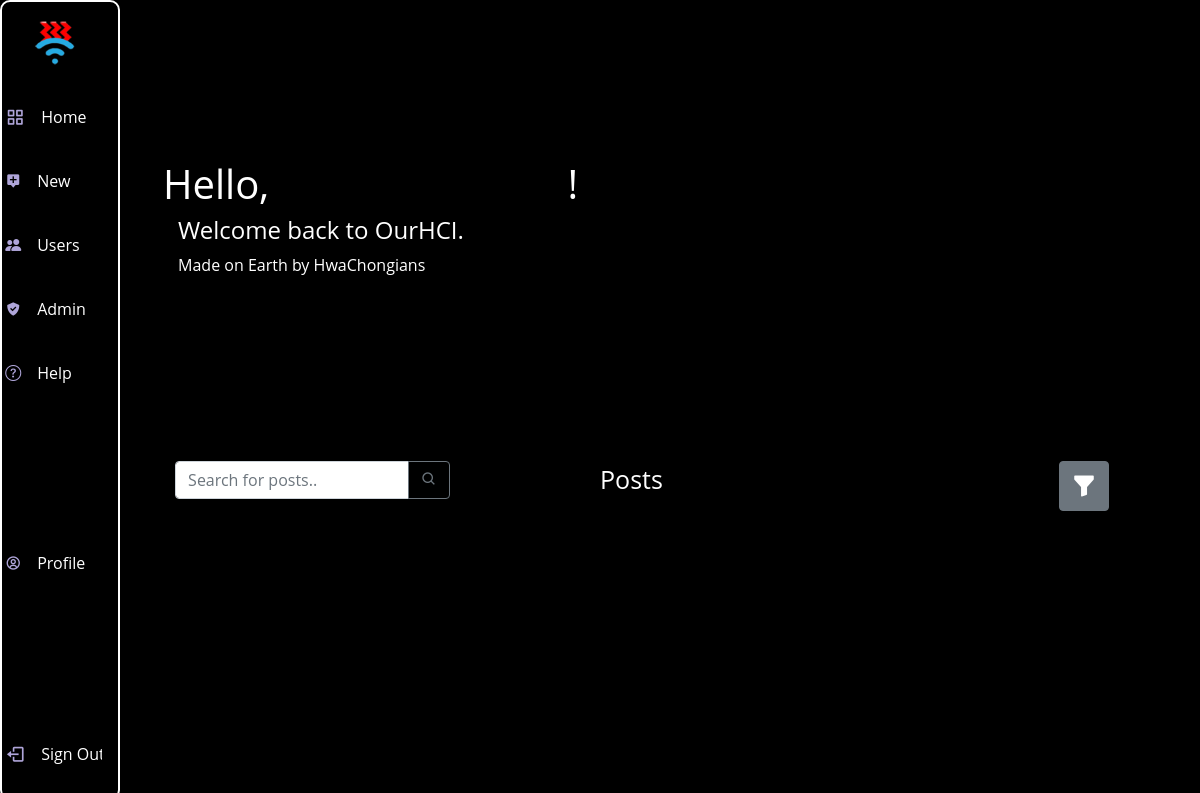
Before: /following (signed in) with the older database file.
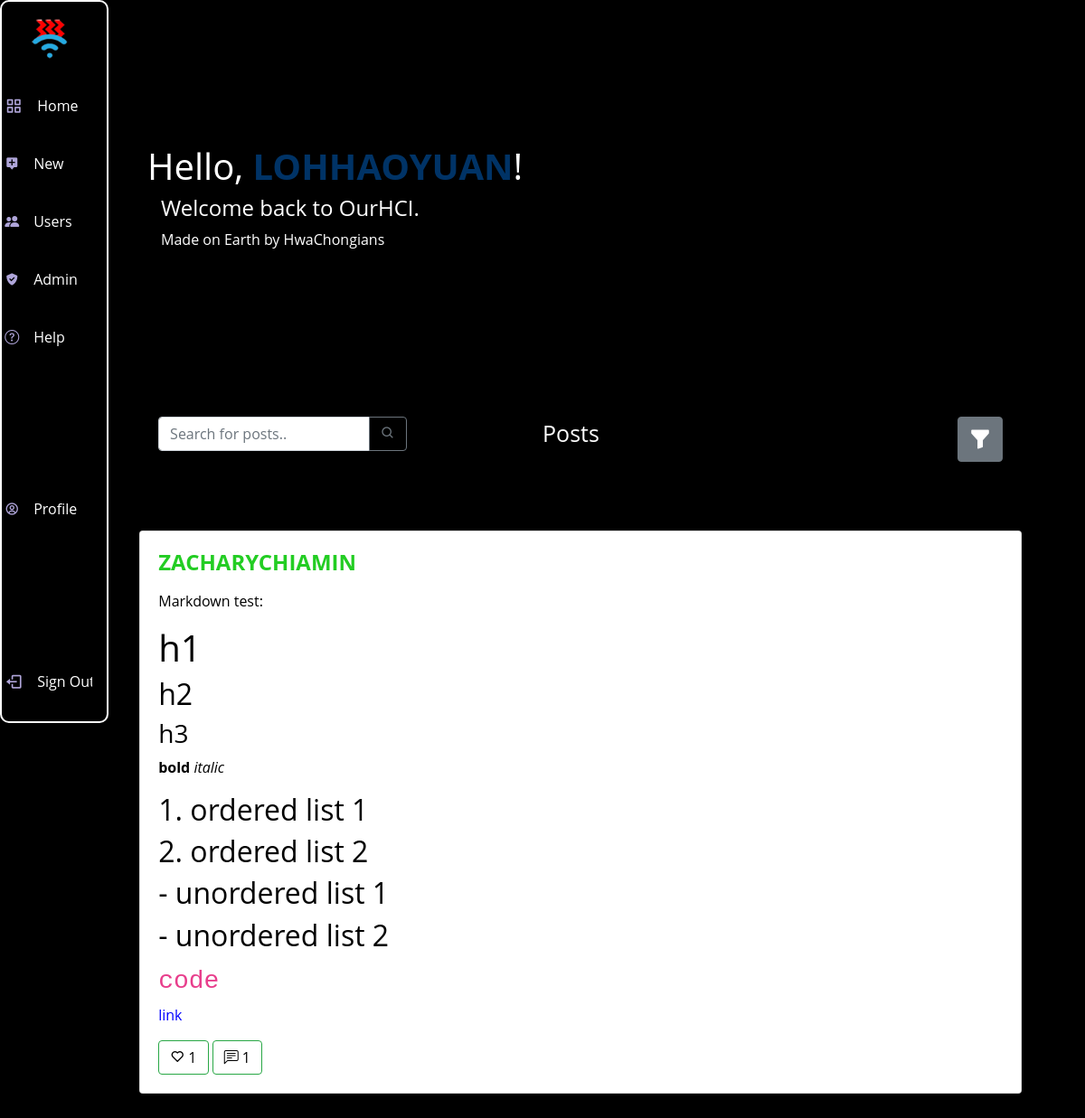
After: the same page with the newer database file.
### ourapp/models.py (models this page shows)
class User(AbstractUser):
    hciclass = models.CharField(max_length=3, null=False, blank=False)
    consortium = models.CharField(max_length=8, null=True, blank=True)
    bio = models.TextField(max_length=500, null=True, blank=True)
    reputation = models.IntegerField(null=False, blank=False, default=100)
    email = models.EmailField(null=False, max_length=26, blank=False)
    reputation_multiplier = models.IntegerField(default = 1)
    darkModeOn = models.BooleanField(default=True)
    name_colour = models.CharField(max_length=7, default="#000000")

class Post(models.Model):
    user = models.ForeignKey(User, on_delete=models.CASCADE)
    content = models.TextField(null=False)
    likes = models.IntegerField(default=0)
    comments = models.IntegerField(default=0)

### ourapp/views.py (the view)
# urls.py: path("following", views.following, name="following"),
def following(request):
    user = request.user
    developer = user.groups.filter(name='Developer').exists()
    following = list(())
    following_set = UserFollow.objects.all().filter(follower = request.user)
    for follow in following_set:
        following.append(follow.following)
    feed = Post.objects.all().filter(user__in=following).order_by('-id')
    return render(request, "ourapp/index.html", {
        "developer": developer,
        "feed": feed,
    })

### ourapp/templates/ourapp/index.html (shortened to what this page needs)
{% extends "ourapp/layout.html" %}
{% block body %}
    <div>
        {% if user.is_authenticated %}
            <div class="p-5 mb-4 rounded-3" id="{{user.name_colour}}">
                <div class="container-fluid py-5">
                <h1 class="display-5 fw-bold">Hello, <strong>{{user}}</strong>!</h1>
                <h4 class="col-md-8 fs-4">Welcome back to OurHCI.</h4>
                <p class="col-md-8 fs-4">
                    Made on Earth by HwaChongians
                </p>
            </div>
        </div>
        {% endif %}
        <div class="p-5 mb-4 rounded-3" style="width: 95%; height: auto; margin-bottom:2px; margin: 0 auto; float: none; margin-bottom: 10px;">
            <span style="display: flex; justify-content: space-between;">
                <span style="font-size: 25px; position: absolute; left: 50vw;">Posts</span>
                <form action="/postsearch">
                    <div class="input-group mb-3">
                        <input type="text" name="q" class="form-control" placeholder="Search for posts..">
                        <div class="input-group-append">
                          <button class="btn btn-outline-secondary" type="submit" id="button-addon2"><i class='bx bx-search' ></i></button>
                        </div>
                      </div>
                </form>
            {% if user.is_authenticated %}
                {% if unfiltered %}
                    <button type="button" style="height: 50px; width: auto; font-size: 24px;" class="btn btn-secondary" onclick="location.assign('/following')"><i class="bi bi-funnel"></i></button>
                {% else %}
                    <button type="button" style="height: 50px; width: auto; font-size: 24px;" class="btn btn-secondary" onclick="location.assign('/')"><i class="bi bi-funnel-fill"></i></button>
                {% endif %}
            {%endif%}
            </span>
        </div>
        {% for post in feed %}
            <div class="card" style="width: 90%; height: auto; margin-bottom:2px; margin: 0 auto; float: none; margin-bottom: 10px;" onclick="location.assign('/post/{{post.id}}')">
                <div class="card-body">
                    <h4 class="card-title">
                        <a id="{{post.user.name_colour}}" class="userlink" href="{% url 'profile' post.user %}">
                            <b>{{post.user}}</b>
                        </a>
                    </h4>
                    <p class="card-text">{{post.content | safe}}</p>
                    <a href="{% url 'like' post.id %}" class="btn btn-outline-success"><i class='bx bx-heart'></i> {{post.likes}}</a>
                    <a href="{% url 'comment' post.id %}" class="btn btn-outline-success"><i class='bi bi-chat-left-text'></i> {{post.comments}}</a>
                </div>
            </div>
        {% endfor %}
        <br>
            </div>
{% endblock %}

Changed rows visible on the page:
now on this page (row edited): User: username "LOHHAOYUAN"
now on this page (row edited): Post: user "ZACHARYCHIAMIN", content "Markdown test: h1 h2 h3 bold italic 1. ordered list 1 2. ordered list 2 - unordered list 1 - unordered list 2 code link", likes "1", comments "1"
